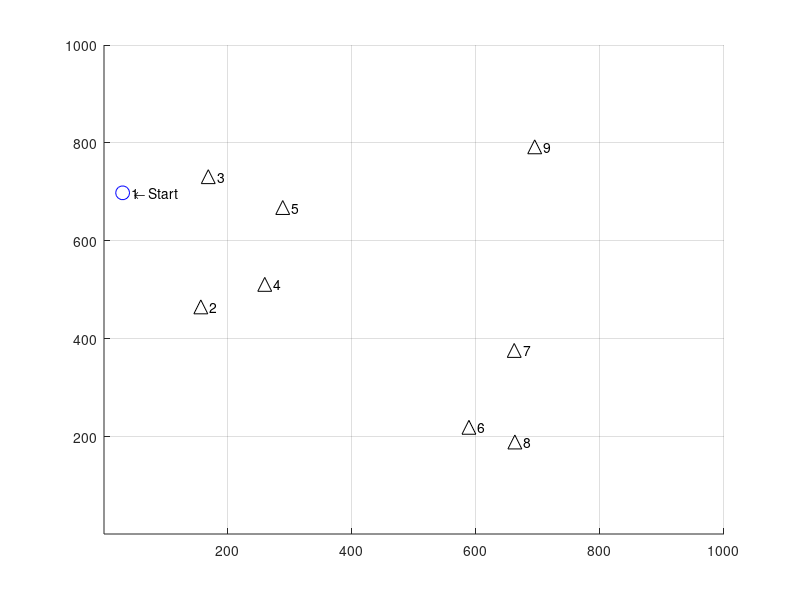

MATLAB code to generate this figure: (Note: this script raises an error after producing the figure.)
% TSP
% Kai Brooks
% Jun 2019
%
% Solves the travelling salesman problem
% Program first solves using the np method and plots it in blue
% Program then uses nn algorithm and solves it in red
%

% Init
clc
close all
clear all
format

% --- Main options --------------------------------------------------------

maxCities = 9;          % (default 9) number of cities to visit, this is the 'n'
                        % decrease this if it hurts the hardware
gifOutput = 0;          % enables gif output and generation, slows rendering
filename = 'tsp.gif';    % output filename for the gif

twelveCitySeed = 0;     % use pre-computed 12-city seed and skips the bf calculation
                        % if 0, shuffles seed instead and runs bf normally

% TCS route: 1, 2, 4, 7, 9, 10, 12, 11, 8, 6, 5, 3, 1
% TCS index: 35462161
% TCS dist: 300.25
% TCS NN algorithm path is 1.04x (3.84%) longer and 3628800.00x computationally faster.

% Algorithm enables (with all disabled, just generates the map)
bf = 1;                   % bruteforce algorithm
nn = 1;                   % nearest-neighbor algorithm
gena = 0;                 % genetic algorithm

% --- Advanced options and generator settings -----------------------------

bfTickSize = 10000;     % (default 10000) tick size for timing BF algorithm. Higher numbers = more accuracy, slower to display estimate
minLoc = 1;             % (default 1) minimum coordinate to generate for city locations
maxLoc = 1000;           % (default 100) maximum coordinate to generate for city locations
plotMarkerSize = 10;    % (default 10) size of markers on map
showLabels = 1;         % (default 1) display city numbers on plot

verbose = 1;            % outputs things, maybe
attempts = 100;         % number of attempts to bruteforce the solution before giving up
maxCpuTime = 100;       % max loops various functions will use before giving up and moving on

% --- Zero other variables (do not modify) --------------------------------

totalDist = 0;          % total distance travelled
o_nn = 0;               % big o for nearest neighbor method
o_bf = 0;               % big o for bruteforce method
gifWritten = 0;         % one-time check for gif creation
nn_distance = 0;
bf_distance = 0;
bf_time = 0;
nnSecs = 0;
bruteforce_minimum_vec = 0;

% --- Program start -------------------------------------------------------

% Override the rng if using the precomputed seed
if twelveCitySeed
    rng('default')
    maxCities = 12;
else
    rng('shuffle')
end

% Generate points
cities = randi([minLoc, maxLoc],2,maxCities); % generate matrix
cities = rot90(cities);  % rotate to form cities(x1,y1) for each point
cities = unique(cities,'rows'); % remove duplicate entries

if (length(cities) ~= maxCities)
    fprintf('*** Generated duplicate city coordinates, pruning %i entries.\n*** New maxCities = %i \n', maxCities - length(cities), length(cities))
end

maxCities = length(cities);  % shorten everything else if we don't have enough cities


startingCity = randi(maxCities);    % randomize starting city
currentCity = startingCity;         % and remember its where we started

visited = zeros([maxCities],1);     % boolean to mark each visited city
visited(currentCity) = 1;           % we're already in our city, so mark it

visitedOrder = zeros([maxCities],1); % vector to store the order which we visited each city
visitedOrder(currentCity) = 1;      % mark out starting city on the path

% Create figure
f = figure('units','normalized','outerposition',[0 0 1 1]);
axis tight manual % this ensures that getframe() returns a consistent size

hold on
grid on

xlim([minLoc maxLoc])
ylim([minLoc maxLoc])

txt = '    \leftarrow Start';

% Plot cities
for i=1:maxCities
    
    if i == startingCity
        plot(cities(i,1),cities(i,2),'bo','MarkerSize',plotMarkerSize)
        
    else
        plot(cities(i,1),cities(i,2),'k^','MarkerSize',plotMarkerSize)
    end
    if showLabels, text(cities(i,1),cities(i,2),sprintf('   %i', i)), end
    
end

txt = '    \leftarrow Start';
text(cities(startingCity,1),cities(startingCity,2),txt)

% --- Algorithms ----------------------------------------------------------
% Bruteforce algorithm (bf)
if bf 
    fprintf('Generating bf pathing matrix...\n')
    % Create gigantic bruteforce path matrix: o(n!)
    arr = [2:maxCities];
    bfVisitOrder = perms(arr);
    bfVisitOrder = rot90(bfVisitOrder); % flip it to make indexing easier
    
    arr = ones(1,length(bfVisitOrder)); % create array of 1's
    bfVisitOrder = [arr;bfVisitOrder];  % append to the beginning
    
    % Add original city back onto end to complete the loop
    for i = 1:length(bfVisitOrder)
        bfVisitOrder(maxCities+1,i) = bfVisitOrder(1,i);
    end
    
    bf_omax = numel(bfVisitOrder); % get total size of matrix
    bfEstimatedTime = 0;    % zero the estimation before starting the loop
    %minDist = maxLoc^2;  % starting minimum distance
    % while sum(visited) < maxCities
    
    for j=1:length(bfVisitOrder)
        o_bf = o_bf + 1;
        
        if j==1,tic,end % start the clock on 2
        
        for i=1:maxCities
            o_bf = o_bf + 1;
            
            a = [cities(bfVisitOrder(i,j),1),cities(bfVisitOrder(i,j),2)];
            b = [cities(bfVisitOrder(i+1,j),1),cities(bfVisitOrder(i+1,j),2)];
            
            checkDistance = [a;b]; % select two points
            distance = pdist(checkDistance,'euclidean');   % find distance between them
            %distance = floor(distance); % truncate
            totalDist = totalDist + distance;
            
            bfSegmentDistances(i,j) = distance;
            
        end
        
        if j==bfTickSize
            timing = toc;
            bfEstimatedTime = timing*(length(bfVisitOrder)/bfTickSize) % timing*((length(bfVisitOrder)-bfTickSize)/bfTickSize) for 'time remaining as of this timing'
            bfTimeTicks = length(bfVisitOrder)/bfTickSize;
        end
        
        bfDistances(j) = totalDist; % store the total path length
        totalDist = 0;              % reset for the next run
        
        % Output running information
        clc
        fprintf('Starting BF for n=%i, O(n!)=%i \n',maxCities, bf_omax)
        
        if length(bfVisitOrder) > bfTickSize % only display if enough data to estimate
            if bfEstimatedTime > 0
                fprintf('Estimated runtime: %s\n',formatTime(bfEstimatedTime))
            else
                fprintf('Estimated runtime: (Sampling %i more times..)\n',bfTickSize-j)
            end
        end
        fprintf('Current runtime  : %s\n',formatTime(toc))
        fprintf('Computing optimal route... %.2f%% \n', (o_bf / bf_omax) * 100)
        
    end % end of loop
    
    % Find min value
    [bfMinDist,bfMinIndex] = min(bfDistances);
    %bruteforce_path_taken = bfVisitOrder(:,bfMinIndex)
    
    %min(bfDist)
    %bfDist(j)
    
    %bfDist
    %     bfMinIndex
    %     bfDistances(bfMinIndex)
    bf_distance = bfMinDist;    % save for comparison
    
    % Plot it
    for i=1:maxCities
        
        a = [cities(bfVisitOrder(i,bfMinIndex),1), cities(bfVisitOrder(i,bfMinIndex),2)];
        b = [cities(bfVisitOrder(i+1,bfMinIndex),1), cities(bfVisitOrder(i+1,bfMinIndex),2)];
        
        x = [a(1), b(1)];
        y = [a(2), b(2)];
        plot(x,y,'b--','LineWidth',plotMarkerSize/8)
        
        
        %bfVisitOrder(i:4,bfShortest) gives path
        
    end
    bfSecs = toc;
    if bfSecs > 0
        hours = 0;
        mins = 0;
        secs = 0;
        
        mins = floor(bfSecs / 60);
        secs = (rem(bfSecs, 60));
        
        if mins > 60
            hours = floor(mins / 60);
            mins = mins - (hours*60);
        end
        
        bf_time = sprintf('%ih%im%.0fs',hours,mins,secs); % format time
    end
    
    %fprintf('BF method complete in %.2f seconds\n', toc)
end

% Clear variables between runs
totalDist = 0;
minDist = 0;

% Nearest Neighbor Algorithm
if nn
    for j = 2:maxCities
    if j==2,tic,end % start the clock on 2
     
        o_nn = o_nn + 1;
        
        ccLoc = [cities(currentCity,1), cities(currentCity,2)]; % coords of current city
        
        minDist = maxLoc^2;   % starting distance, make maximum possible
        
        for i = 1:maxCities
            o_nn = o_nn + 1;
            
            if visited(i), continue, end % skip cities we've visited
            
            a = ccLoc;  % current city coordinates
            b = [cities(i,1),cities(i,2)];
            
            checkDistance = [a;b]; % select two points
            
            distance = pdist(checkDistance,'euclidean');    % find distance between them
            
            % Draw decision lines
            if gifOutput
                % Draw 'decision' line
                x = [cities(currentCity,1), cities(i,1)];
                y = [cities(currentCity,2), cities(i,2)];
                plot(x,y,'g:','LineWidth',plotMarkerSize/8)
                
                
                drawnow
                % Capture the plot as an image
                title("" + o_nn)
                if  gifWritten == 0
                    gifWritten = 1;
                    gif(filename,'DelayTime',0.01,'LoopCount',1,'frame',gcf)
                else
                    gifWritten = 1;
                    gif
                end
            end
            
            if distance < minDist
                minDist = distance;
                nextCity = i;
                nextLoc = [cities(i,1),cities(i,2)];
            end
            
            
        end
        
        if j == maxCities+1
            a = [cities(maxCities,1),maxCities(2)];  % current city coordinates
            b = [cities(1,1),cities(1,2)];
            
            checkDistance = [a;b]; % select two points
            distance = pdist(checkDistance,'euclidean');   % find distance between them
            totalDist = totalDist + distance;
        end
        
        %  what we found for the next move
        minDist;
        nextCity;
        
        %fprintf('Moving to city %i with a distance of %.2f \n',nextCity,minDist)
        
        % Plot line to shortest next, vector 1 is both x's, 2 is both y's
        x = [cities(currentCity,1), cities(nextCity,1)];
        y = [cities(currentCity,2), cities(nextCity,2)];
        plot(x,y,'r--','LineWidth',plotMarkerSize/8)
        
        %txt = 'Next \rightarrow  ';
        %text(cities(nextCity,1),cities(nextCity,2),txt,'HorizontalAlignment','right')
        
        % Update for next loop
        currentCity = nextCity;
        visited(nextCity) = 1;
        visitedOrder(j) = nextCity;
        minDist; % verbose
        totalDist = totalDist + minDist;
        
        % Break if we've visited everything
        if sum(visited) == maxCities, break, end
        
    end
    
    % Complete the loop
    
    a = [cities(currentCity,1), cities(currentCity,2)];  % current city coordinates
    b = [cities(startingCity,1),cities(startingCity,2)];
    
    checkDistance = [a;b]; % select two points
    distance = pdist(checkDistance,'euclidean');
    minDist;
    totalDist = totalDist + distance; % Update total distance once more
    
    x = [cities(currentCity,1), cities(startingCity,1)];
    y = [cities(currentCity,2), cities(startingCity,2)];
    plot(x,y,'r--','LineWidth',plotMarkerSize/8)
    
    if gifOutput
        drawnow
        gif
    end
    
    nn_distance = totalDist
    
    nn_time = formatTime(toc);
end



fprintf('Travelling done!\n')
fprintf('------- Results -------\n')

fprintf(1, 'Alg. |\tBF\t\tNN\n')
fprintf(1, 'O(n) |\t%i\t\t%i\n', o_bf, o_nn)
fprintf(1, 'Dist.|\t%.2f\t\t%.2f\n', bf_distance, nn_distance')
fprintf(1, 'Time |\t%s\t\t%s\n', bf_time, nn_time)
fprintf('\n')
fprintf('NN algorithm path is %.2fx (%.2f%%) longer and %.2fx computationally faster.\n',nn_distance/bf_distance, (abs(1-(nn_distance/bf_distance)))*100, o_bf/o_nn)
